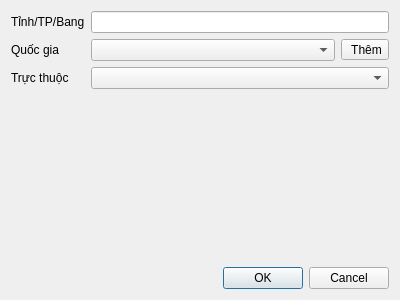
<?xml version="1.0" encoding="UTF-8"?>
<ui version="4.0">
 <class>DlgProvince</class>
 <widget class="QDialog" name="DlgProvince">
  <property name="geometry">
   <rect>
    <x>0</x>
    <y>0</y>
    <width>400</width>
    <height>300</height>
   </rect>
  </property>
  <property name="windowTitle">
   <string>Dialog</string>
  </property>
  <layout class="QVBoxLayout" name="verticalLayout">
   <item>
    <layout class="QFormLayout" name="formLayout">
     <item row="0" column="0">
      <widget class="QLabel" name="label">
       <property name="text">
        <string>Tỉnh/TP/Bang</string>
       </property>
      </widget>
     </item>
     <item row="0" column="1">
      <widget class="QLineEdit" name="txtName"/>
     </item>
     <item row="1" column="0">
      <widget class="QLabel" name="label_2">
       <property name="text">
        <string>Quốc gia</string>
       </property>
      </widget>
     </item>
     <item row="1" column="1">
      <layout class="QHBoxLayout" name="horizontalLayout" stretch="3,0">
       <item>
        <widget class="QComboBox" name="cbCountry"/>
       </item>
       <item>
        <widget class="QToolButton" name="btnAddCountry">
         <property name="text">
          <string> Thêm</string>
         </property>
         <property name="icon">
          <iconset>
           <normalon>:/icon/icon/icons8-add-64.png</normalon>
          </iconset>
         </property>
         <property name="toolButtonStyle">
          <enum>Qt::ToolButtonTextBesideIcon</enum>
         </property>
        </widget>
       </item>
      </layout>
     </item>
     <item row="2" column="0">
      <widget class="QLabel" name="label_3">
       <property name="text">
        <string>Trực thuộc</string>
       </property>
      </widget>
     </item>
     <item row="2" column="1">
      <widget class="QComboBox" name="cbProvince"/>
     </item>
    </layout>
   </item>
   <item>
    <widget class="QDialogButtonBox" name="buttonBox">
     <property name="orientation">
      <enum>Qt::Horizontal</enum>
     </property>
     <property name="standardButtons">
      <set>QDialogButtonBox::Cancel|QDialogButtonBox::Ok</set>
     </property>
    </widget>
   </item>
  </layout>
 </widget>
 <resources/>
 <connections>
  <connection>
   <sender>buttonBox</sender>
   <signal>accepted()</signal>
   <receiver>DlgProvince</receiver>
   <slot>accept()</slot>
   <hints>
    <hint type="sourcelabel">
     <x>248</x>
     <y>254</y>
    </hint>
    <hint type="destinationlabel">
     <x>157</x>
     <y>274</y>
    </hint>
   </hints>
  </connection>
  <connection>
   <sender>buttonBox</sender>
   <signal>rejected()</signal>
   <receiver>DlgProvince</receiver>
   <slot>reject()</slot>
   <hints>
    <hint type="sourcelabel">
     <x>316</x>
     <y>260</y>
    </hint>
    <hint type="destinationlabel">
     <x>286</x>
     <y>274</y>
    </hint>
   </hints>
  </connection>
 </connections>
</ui>
